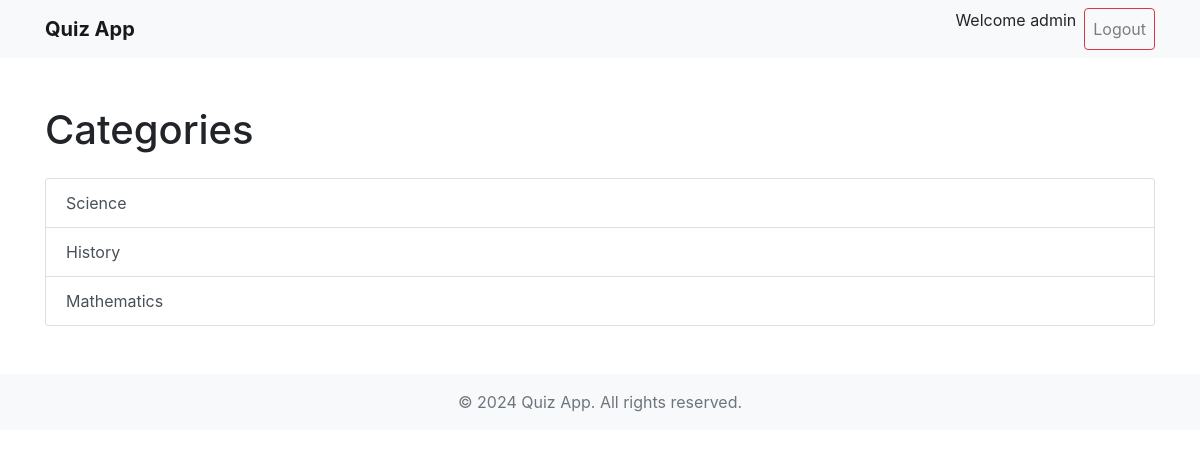
Page /categories/ (signed in) on the committed database.
### home/models.py (models this page shows, shortened)
class Category(models.Model):
    name = models.CharField(max_length=100)

### home/views.py (the view)
# urls.py: path('categories/', views.category_list, name='category_list'),
def category_list(request):
    categories = Category.objects.all()
    return render(request, 'category_list.html', {'categories': categories})

### templates/category_list.html (shortened to what this page needs)
{% extends 'base.html' %}
{% block content %}
<div class="mt-4">
    <h1 class="mb-4">Categories</h1>
    <div class="list-group">
        {% for category in categories %}
            <a href="{% url 'quiz_list' category.id %}" class="list-group-item list-group-item-action">{{ category.name }}</a>
        {% endfor %}
    </div>
</div>
{% endblock %}

### templates/base.html (shortened to what this page needs)
{% load static %}
<!DOCTYPE html>
<html lang="en">
<head>
    <link href="https://stackpath.bootstrapcdn.com/bootstrap/4.5.2/css/bootstrap.min.css" rel="stylesheet">
</head>
<body>
    <nav class="navbar navbar-expand-lg navbar-light bg-light">
        <div class="container">
            <a class="navbar-brand font-weight-bold" href="/">Quiz App</a>
            <div class="collapse navbar-collapse" id="navbarNav">
                <ul class="navbar-nav ml-auto">
                    {% if user.is_authenticated %}
                    <p class="absolute right-40">Welcome {{user}}</p>
                        <li class="nav-item">
                            <a class="nav-link btn btn-outline-danger ml-2" href="{% url 'customlogout' %}">Logout</a>
                        </li>
                    {% endif %}
                </ul>
            </div>
        </div>
    </nav>
    <div class="container my-5">
        {% block content %}{% endblock %}
    </div>
    <footer class="bg-light py-3">
        <div class="container text-center">
            <span class="text-muted">&copy; 2024 Quiz App. All rights reserved.</span>
        </div>
    </footer>
</body>
</html>

### rows in the picture
Category: name "Science"
Category: name "History"
Category: name "Mathematics"

### other values in the picture
{{ user }} "admin"
